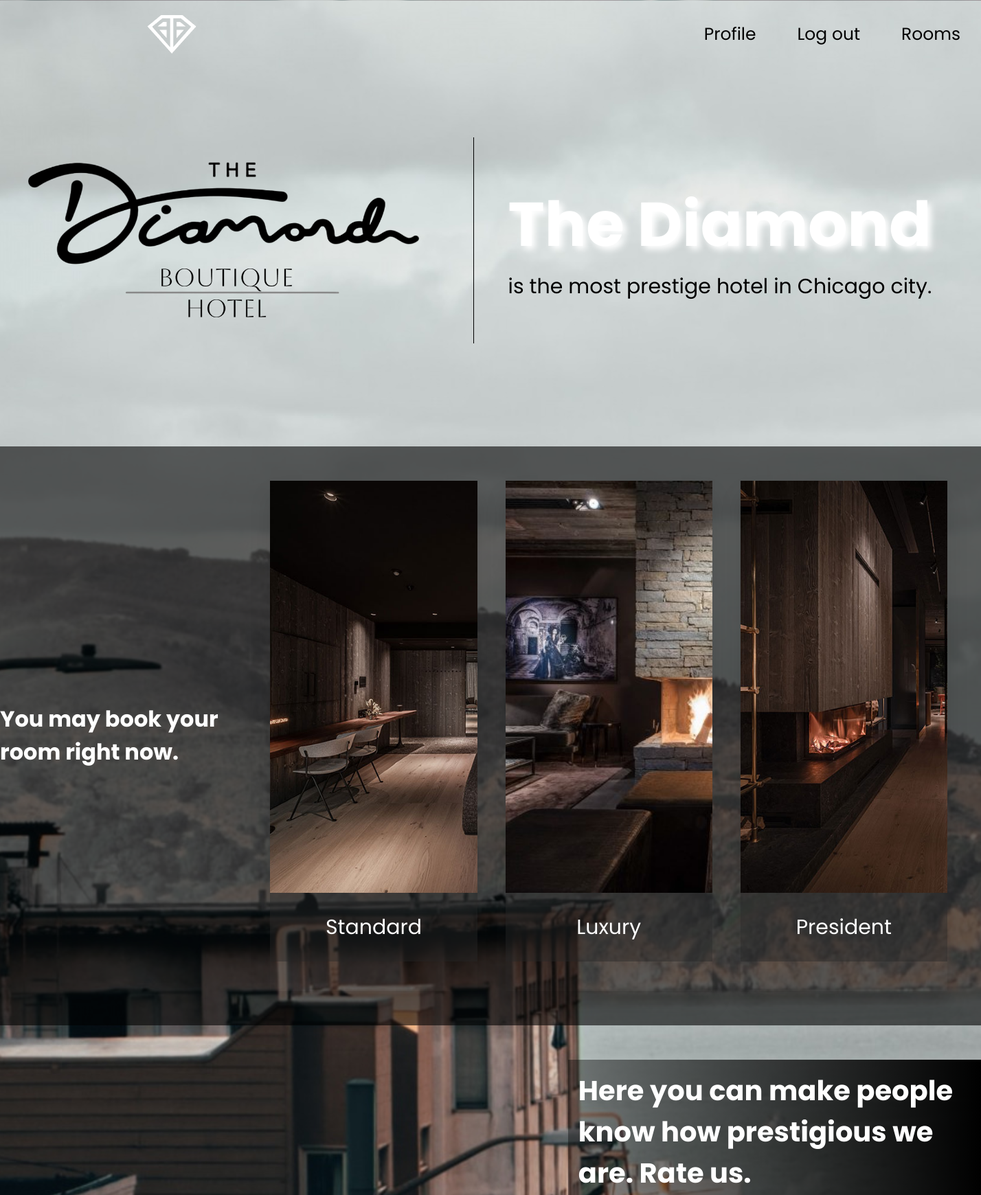
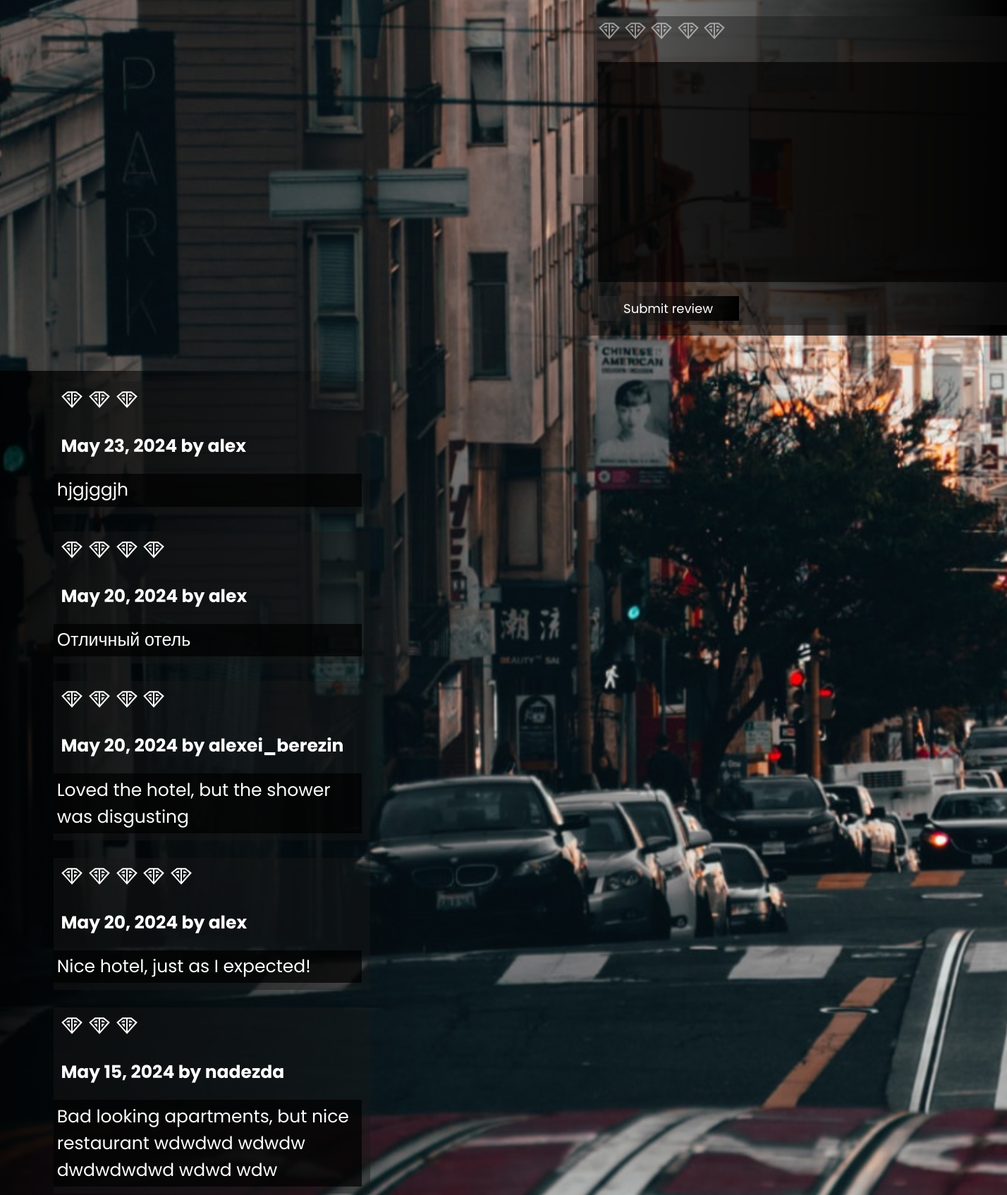
The app's page / (signed in, upper part) with its own data (2 pictures, top to bottom).
### direct/models.py (models this page shows, shortened)
class Review(models.Model):
    rate_of=models.SmallIntegerField()
    content=models.TextField(blank=True)
    published_at=models.DateTimeField(default=timezone.now)
    author=models.ForeignKey(User,on_delete=models.CASCADE)
    class Meta:
        ordering=['-published_at']

### direct/views.py (the view, shortened to what this page needs)
# urls.py: path('', views.index),
def index(request):
    Reservation.everyday_check()
    if request.method=="GET":
        reviews = Review.objects.all()
        form = ReviewForm()
        return render(request, "index.html", context={'reviews': reviews, 'form':form})

### direct/forms.py (shortened to what this page needs)
class ReviewForm(forms.ModelForm):
    class Meta:
        model = Review
        fields = ['rate_of', 'content']

### direct/models.py (called while the page is built)
    def everyday_check():
        reservations = Reservation.objects.all()
        for reservation in reservations:
            if reservation.check_out.day < date.today().day:
                reservation.delete()

### direct/views.py (called while the page is built)
@register.filter
def get_range(value):
    return range(value)

### direct/templates/index.html (shortened to what this page needs)
<!DOCTYPE html>
{% load static %}
<html lang="en">
<head>
</head>
<body>
    <header id="header">
      <div class="logobox">
        <img id="logo" src="{% static 'images/diamond.png' %}" alt="">
      </div>
        <ul id="headerul" >
          {% if request.user.is_authenticated %}
          <li><a href="{% url 'profile' %}">Profile</a></li>
          <li>
            <form id="sign_out" method="post" action="{% url 'signout' %}" novalidate>{% csrf_token %}<button type="submit" style="background-color: rgba(0, 0, 0, 0); border:none;">Log out</button></form>
          </li>
          {% endif %}
          <li><a href="{% url 'rooms' %}">Rooms</a></li>
        </ul>
    </header>
    <div class="content">
        <div class="about">
          <img src="{% static 'images/diamond_bl.png' %}" alt="">
          <div class="info">
            <h1 style="color: white;">The Diamond</h1>
            <p style="color: black">is the most prestige hotel in Chicago city.</p>
          </div>
        </div>
        <div class="rooms">
            <div class="room-disp">
                <h1>You may book your room right now.</h1>
            </div>
            <div class="container">
                <div class="box">
                    <img src="{% static 'images/rooms/room-1.jpg' %}">
                    <p class="room-p">Standard</p>
                </div>
                <div class="box">
                    <img src="{% static 'images/rooms/lux-1.jpg' %}">
                    <p class="room-p">Luxury</p>
                </div>
                <div class="box">
                    <img src="{% static 'images/rooms/pres-1.jpg' %}">
                    <p class="room-p">President</p>
                </div>
            </div>
        </div>
        {% if request.user.is_authenticated %}
        <div class="leave-review">
            <h1>Here you can make people know how prestigious we are. Rate us.</h1>
            <form method="post" novalidate>
                <div id="rate">
                    <img src="{% static 'images/diamond-semi.png' %}" alt="" id="star-1" onclick="rate(1)">
                    <img src="{% static 'images/diamond-semi.png' %}" alt="" id="star-2" onclick="rate(2)">
                    <img src="{% static 'images/diamond-semi.png' %}" alt="" id="star-3" onclick="rate(3)">
                    <img src="{% static 'images/diamond-semi.png' %}" alt="" id="star-4" onclick="rate(4)">
                    <img src="{% static 'images/diamond-semi.png' %}" alt="" id="star-5" onclick="rate(5)">
                </div>
                {{ form.content }}
                <button type="submit">Submit review</button>
            </form>
          </div>
        {% endif %}
        <div class="review-box">
            {% for review in reviews %}
                <div class="card">
                    <div id="rate">
                        {% for i in review.rate_of|get_range %}
                            <img src="{% static 'images/diamond.png' %}" alt="">
                        {% endfor %}
                    </div>
                    <h4>{{ review.published_at | date:"M d, Y" }} by {{ review.author.username }} </h4>
                    <p style="background-color: #000000b5; padding: 1%; margin-left:-10px;width: 100%;">{{ review.content }}</p>
                </div>
            {% endfor %}
        </div>
    </div>
</body>
</html>

### records on screen
Review: rate_of 3 (drawn), published_at "May 23, 2024", author.username "alex", content "hjgjggjh"
Review: rate_of 4 (drawn), published_at "May 20, 2024", author.username "alex", content "Отличный отель"
Review: rate_of 4 (drawn), published_at "May 20, 2024", author.username "alexei_berezin", content "Loved the hotel, but the shower was disgusting"
Review: rate_of 5 (drawn), published_at "May 20, 2024", author.username "alex", content "Nice hotel, just as I expected!"
Review: rate_of 3 (drawn), published_at "May 15, 2024", author.username "nadezda", content "Bad looking apartments, but nice restaurant wdwdwd wdwdw dwdwdwdwd wdwd wdw"
